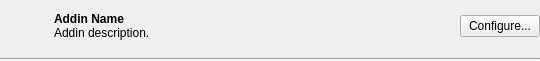
<ui version="4.0" >
 <class>WebIdentityConfiguratorWidget</class>
 <widget class="QWidget" name="WebIdentityConfiguratorWidget" >
  <property name="geometry" >
   <rect>
    <x>0</x>
    <y>0</y>
    <width>540</width>
    <height>61</height>
   </rect>
  </property>
  <property name="windowTitle" >
   <string>WebIdentityConfiguratorWidget</string>
  </property>
  <layout class="QVBoxLayout" name="verticalLayout_2" >
   <property name="spacing" >
    <number>6</number>
   </property>
   <property name="margin" >
    <number>0</number>
   </property>
   <item>
    <layout class="QHBoxLayout" name="horizontalLayout" >
     <property name="spacing" >
      <number>6</number>
     </property>
     <item>
      <widget class="QLabel" name="iconLabel" >
       <property name="minimumSize" >
        <size>
         <width>48</width>
         <height>0</height>
        </size>
       </property>
       <property name="text" >
        <string/>
       </property>
      </widget>
     </item>
     <item>
      <widget class="QLabel" name="nameLabel" >
       <property name="sizePolicy" >
        <sizepolicy vsizetype="Preferred" hsizetype="Expanding" >
         <horstretch>0</horstretch>
         <verstretch>0</verstretch>
        </sizepolicy>
       </property>
       <property name="text" >
        <string>&lt;!DOCTYPE HTML PUBLIC "-//W3C//DTD HTML 4.0//EN" "http://www.w3.org/TR/REC-html40/strict.dtd">
&lt;html>&lt;head>&lt;meta name="qrichtext" content="1" />&lt;style type="text/css">
p, li { white-space: pre-wrap; }
&lt;/style>&lt;/head>&lt;body style=" font-family:'Bitstream Vera Sans'; font-size:9pt; font-weight:400; font-style:normal;">
&lt;p style=" margin-top:0px; margin-bottom:0px; margin-left:0px; margin-right:0px; -qt-block-indent:0; text-indent:0px;">&lt;span style=" font-weight:600;">Addin Name&lt;/span>&lt;/p>
&lt;p style=" margin-top:0px; margin-bottom:0px; margin-left:0px; margin-right:0px; -qt-block-indent:0; text-indent:0px; font-weight:600;">&lt;span style=" font-weight:400;">Addin description.&lt;/span>&lt;/p>&lt;/body>&lt;/html></string>
       </property>
       <property name="alignment" >
        <set>Qt::AlignLeading|Qt::AlignLeft|Qt::AlignVCenter</set>
       </property>
       <property name="wordWrap" >
        <bool>true</bool>
       </property>
      </widget>
     </item>
     <item>
      <widget class="QWidget" native="1" name="widget" >
       <layout class="QVBoxLayout" name="verticalLayout" >
        <property name="margin" >
         <number>0</number>
        </property>
        <item>
         <widget class="QPushButton" name="configureButton" >
          <property name="text" >
           <string>Configure...</string>
          </property>
         </widget>
        </item>
       </layout>
      </widget>
     </item>
    </layout>
   </item>
   <item>
    <widget class="Line" name="line" >
     <property name="orientation" >
      <enum>Qt::Horizontal</enum>
     </property>
    </widget>
   </item>
  </layout>
 </widget>
 <resources/>
 <connections/>
</ui>
